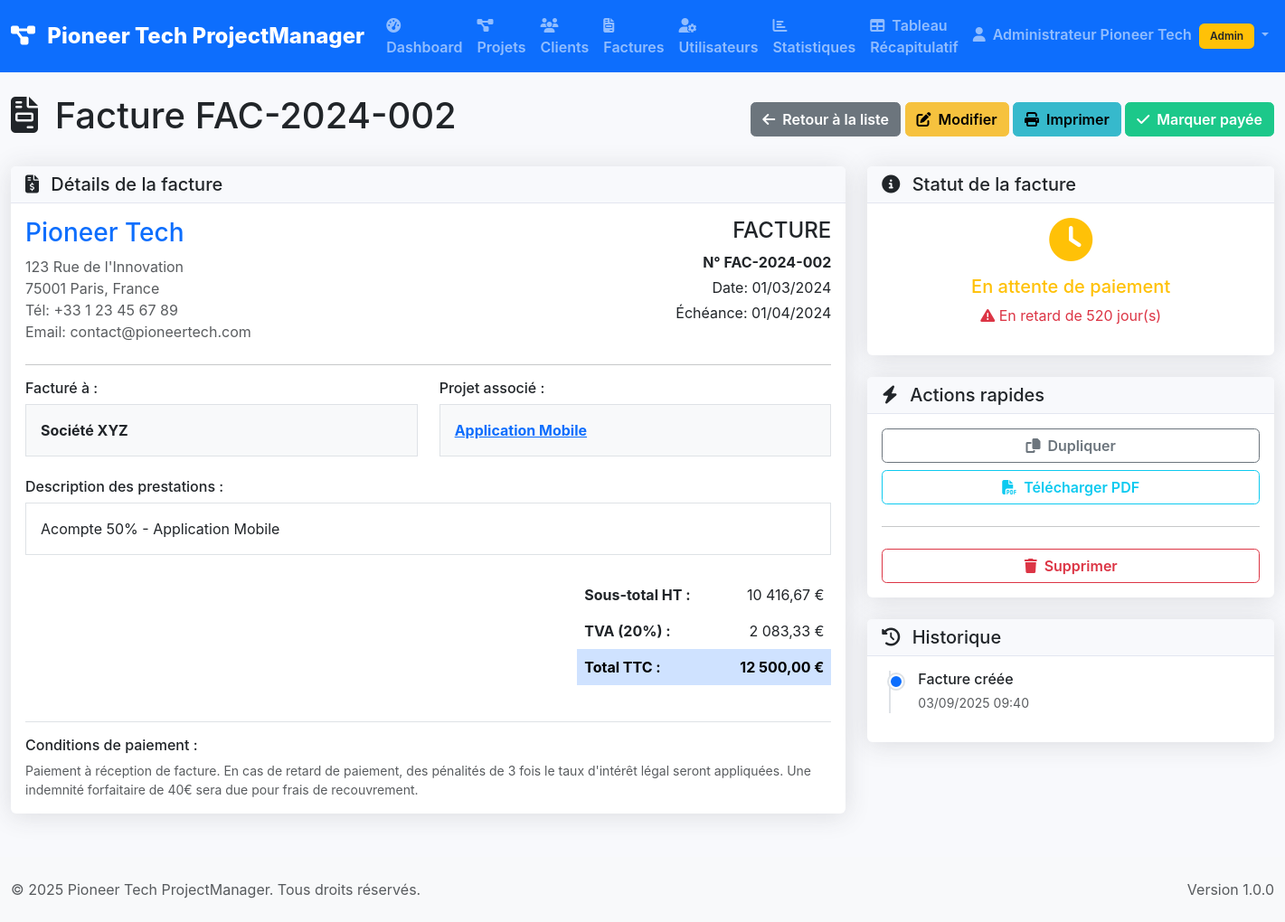
Screenshot of /index.php?page=factures&action=view&id=2 (signed in) with the database file from the repository.
### tables this page shows
CREATE TABLE users (
    id INT AUTO_INCREMENT PRIMARY KEY,
    nom VARCHAR(100) NOT NULL,
    email VARCHAR(150) UNIQUE NOT NULL,
    mot_de_passe VARCHAR(255) NOT NULL,
    role ENUM('admin', 'employé') NOT NULL DEFAULT 'employé',
    date_creation TIMESTAMP DEFAULT CURRENT_TIMESTAMP,
    date_modification TIMESTAMP DEFAULT CURRENT_TIMESTAMP ON UPDATE CURRENT_TIMESTAMP,
    actif BOOLEAN DEFAULT TRUE,
    INDEX idx_email (email),
    INDEX idx_role (role)
);

CREATE TABLE factures (
    id_facture INT AUTO_INCREMENT PRIMARY KEY,
    numero_facture VARCHAR(50) UNIQUE NOT NULL,
    id_client INT NOT NULL,
    id_projet INT,
    montant DECIMAL(10,2) NOT NULL,
    date_facture DATE NOT NULL,
    date_echeance DATE,
    statut ENUM('payée', 'impayée', 'en_retard') NOT NULL DEFAULT 'impayée',
    description TEXT,
    date_creation TIMESTAMP DEFAULT CURRENT_TIMESTAMP,
    date_modification TIMESTAMP DEFAULT CURRENT_TIMESTAMP ON UPDATE CURRENT_TIMESTAMP,
    FOREIGN KEY (id_client) REFERENCES clients(id) ON DELETE CASCADE,
    FOREIGN KEY (id_projet) REFERENCES projets(id) ON DELETE SET NULL,
    INDEX idx_numero_facture (numero_facture),
    INDEX idx_client_facture (id_client),
    INDEX idx_projet_facture (id_projet),
    INDEX idx_statut_facture (statut),
    INDEX idx_date_facture (date_facture)
);

CREATE TABLE clients (
    id INT AUTO_INCREMENT PRIMARY KEY,
    nom_client VARCHAR(150) NOT NULL,
    email VARCHAR(150),
    telephone VARCHAR(20),
    adresse TEXT,
    date_creation TIMESTAMP DEFAULT CURRENT_TIMESTAMP,
    date_modification TIMESTAMP DEFAULT CURRENT_TIMESTAMP ON UPDATE CURRENT_TIMESTAMP,
    actif BOOLEAN DEFAULT TRUE,
    INDEX idx_nom_client (nom_client),
    INDEX idx_email_client (email)
);

CREATE TABLE projets (
    id INT AUTO_INCREMENT PRIMARY KEY,
    titre_projet VARCHAR(200) NOT NULL,
    description TEXT,
    id_client INT NOT NULL,
    statut ENUM('en cours', 'terminé', 'annulé') NOT NULL DEFAULT 'en cours',
    date_debut DATE,
    date_fin_prevue DATE,
    date_fin_reelle DATE,
    budget DECIMAL(10,2),
    date_creation TIMESTAMP DEFAULT CURRENT_TIMESTAMP,
    date_modification TIMESTAMP DEFAULT CURRENT_TIMESTAMP ON UPDATE CURRENT_TIMESTAMP,
    FOREIGN KEY (id_client) REFERENCES clients(id) ON DELETE CASCADE,
    INDEX idx_titre_projet (titre_projet),
    INDEX idx_statut (statut),
    INDEX idx_client (id_client)
);

### views/factures/view.php (the view, shortened to what the rows shown need)
<div class="row">
    <div class="col-12">
        <div class="d-flex justify-content-between align-items-center mb-4">
            <h1>
                <i class="fas fa-file-invoice me-2"></i>
                Facture <?= htmlspecialchars($facture['numero_facture']) ?>
            </h1>
            <div>
                <a href="index.php?page=factures" class="btn btn-secondary">
                    <i class="fas fa-arrow-left me-1"></i>
                    Retour à la liste
                </a>
                <a href="index.php?page=factures&action=edit&id=<?= $facture['id_facture'] ?>" class="btn btn-warning">
                    <i class="fas fa-edit me-1"></i>
                    Modifier
                </a>
                <button class="btn btn-info" onclick="window.print()">
                    <i class="fas fa-print me-1"></i>
                    Imprimer
                </button>
                <?php if ($facture['statut'] === 'impayée'): ?>
                    <a href="index.php?page=factures&action=markPaid&id=<?= $facture['id_facture'] ?>" class="btn btn-success">
                        <i class="fas fa-check me-1"></i>
                        Marquer payée
                    </a>
                <?php endif; ?>
            </div>
        </div>
    </div>
</div>
<div class="row">
    <div class="col-md-8">
        <div class="card">
            <div class="card-header">
                <h5 class="mb-0">
                    <i class="fas fa-file-invoice-dollar me-2"></i>
                    Détails de la facture
                </h5>
            </div>
            <div class="card-body">
                <div class="row mb-4">
                    <div class="col-md-6">
                        <h3 class="text-primary">Pioneer Tech</h3>
                        <p class="text-muted mb-0">
                            123 Rue de l'Innovation<br>
                            75001 Paris, France<br>
                            Tél: +33 1 23 45 67 89<br>
                            Email: contact@pioneertech.com
                        </p>
                    </div>
                    <div class="col-md-6 text-end">
                        <h4>FACTURE</h4>
                        <p class="mb-1"><strong>N° <?= htmlspecialchars($facture['numero_facture']) ?></strong></p>
                        <p class="mb-1">Date: <?= date('d/m/Y', strtotime($facture['date_facture'])) ?></p>
                        <?php if ($facture['date_echeance']): ?>
                            <p class="mb-0">Échéance: <?= date('d/m/Y', strtotime($facture['date_echeance'])) ?></p>
                        <?php endif; ?>
                    </div>
                </div>
                <hr>
                <div class="row mb-4">
                    <div class="col-md-6">
                        <h6>Facturé à :</h6>
                        <div class="border p-3 bg-light">
                            <strong><?= htmlspecialchars($facture['nom_client']) ?></strong><br>
                        </div>
                    </div>
                    <div class="col-md-6">
                        <?php if (!empty($facture['titre_projet'] ?? '')): ?>
                            <h6>Projet associé :</h6>
                            <div class="border p-3 bg-light">
                                <strong>
                                    <a href="index.php?page=projets&action=view&id=<?= $facture['id_projet'] ?>">
                                        <?= htmlspecialchars($facture['titre_projet']) ?>
                                    </a>
                                </strong>
                            </div>
                        <?php endif; ?>
                    </div>
                </div>
                <div class="mb-4">
                    <h6>Description des prestations :</h6>
                    <div class="border p-3">
                        <?php if (!empty($facture['description'] ?? '')): ?>
                            <?= nl2br(htmlspecialchars($facture['description'])) ?>
                        <?php else: ?>
                            <em class="text-muted">Aucune description fournie</em>
                        <?php endif; ?>
                    </div>
                </div>
                <div class="row">
                    <div class="col-md-8"></div>
                    <div class="col-md-4">
                        <table class="table table-borderless">
                            <tr>
                                <td><strong>Sous-total HT :</strong></td>
                                <td class="text-end">
                                    <?= number_format($facture['montant'] / 1.2, 2, ',', ' ') ?> €
                                </td>
                            </tr>
                            <tr>
                                <td><strong>TVA (20%) :</strong></td>
                                <td class="text-end">
                                    <?= number_format($facture['montant'] - ($facture['montant'] / 1.2), 2, ',', ' ') ?> €
                                </td>
                            </tr>
                            <tr class="table-primary">
                                <td><strong>Total TTC :</strong></td>
                                <td class="text-end">
                                    <strong><?= number_format($facture['montant'], 2, ',', ' ') ?> €</strong>
                                </td>
                            </tr>
                        </table>
                    </div>
                </div>
                <div class="mt-4 pt-3 border-top">
                    <h6>Conditions de paiement :</h6>
                    <p class="small text-muted mb-0">
                        Paiement à réception de facture. En cas de retard de paiement, des pénalités de 3 fois le taux d'intérêt légal seront appliquées.
                        Une indemnité forfaitaire de 40€ sera due pour frais de recouvrement.
                    </p>
                </div>
            </div>
        </div>
    </div>
    <div class="col-md-4">
        <div class="card mb-4">
            <div class="card-header">
                <h5 class="mb-0">
                    <i class="fas fa-info-circle me-2"></i>
                    Statut de la facture
                </h5>
            </div>
            <div class="card-body text-center">
                <?php if ($facture['statut'] === 'payée'): ?>
                    <div class="mb-3">
                        <i class="fas fa-check-circle fa-3x text-success"></i>
                    </div>
                    <h5 class="text-success">Facture payée</h5>
                    <?php if (!empty($facture['date_paiement'] ?? '')): ?>
                        <p class="text-muted">
                            Payée le <?= date('d/m/Y', strtotime($facture['date_paiement'])) ?>
                        </p>
                    <?php endif; ?>
                <?php else: ?>
                    <div class="mb-3">
                        <i class="fas fa-clock fa-3x text-warning"></i>
                    </div>
                    <h5 class="text-warning">En attente de paiement</h5>
                    <?php if ($facture['date_echeance']): ?>
                        <?php
                        $isOverdue = strtotime($facture['date_echeance']) < time();
                        $daysLeft = ceil((strtotime($facture['date_echeance']) - time()) / 86400);
                        ?>
                        <?php if ($isOverdue): ?>
                            <p class="text-danger">
                                <i class="fas fa-exclamation-triangle"></i>
                                En retard de <?= abs($daysLeft) ?> jour(s)
                            </p>
                        <?php else: ?>
                            <p class="text-info">
                                Échéance dans <?= $daysLeft ?> jour(s)
                            </p>
                        <?php endif; ?>
                    <?php endif; ?>
                <?php endif; ?>
            </div>
        </div>
        <div class="card mb-4">
            <div class="card-header">
                <h5 class="mb-0">
                    <i class="fas fa-bolt me-2"></i>
                    Actions rapides
                </h5>
            </div>
            <div class="card-body">
                <div class="d-grid gap-2">
                    <a href="index.php?page=factures&action=duplicate&id=<?= $facture['id_facture'] ?>"
                       class="btn btn-outline-secondary">
                        <i class="fas fa-copy me-1"></i>
                        Dupliquer
                    </a>
                    <a href="index.php?page=factures&action=pdf&id=<?= $facture['id_facture'] ?>"
                       class="btn btn-outline-info" target="_blank">
                        <i class="fas fa-file-pdf me-1"></i>
                        Télécharger PDF
                    </a>
                    <?php if ($isAdmin): ?>
                        <hr>
                        <a href="index.php?page=factures&action=delete&id=<?= $facture['id_facture'] ?>"
                           class="btn btn-outline-danger btn-delete"
                           data-item-name="cette facture">
                            <i class="fas fa-trash me-1"></i>
                            Supprimer
                        </a>
                    <?php endif; ?>
                </div>
            </div>
        </div>
        <div class="card">
            <div class="card-header">
                <h5 class="mb-0">
                    <i class="fas fa-history me-2"></i>
                    Historique
                </h5>
            </div>
            <div class="card-body">
                <div class="timeline">
                    <div class="timeline-item">
                        <div class="timeline-marker bg-primary"></div>
                        <div class="timeline-content">
                            <h6 class="mb-1">Facture créée</h6>
                            <small class="text-muted">
                                <?= date('d/m/Y H:i', strtotime($facture['date_creation'])) ?>
                            </small>
                        </div>
                    </div>
                </div>
            </div>
        </div>
    </div>
</div>

### views/layouts/header.php (shortened to what the rows shown need)
<!DOCTYPE html>
<html lang="fr">
<head>
    <link href="https://cdn.jsdelivr.net/npm/bootstrap@5.3.0/dist/css/bootstrap.min.css" rel="stylesheet">
    <link href="https://cdnjs.cloudflare.com/ajax/libs/font-awesome/6.4.0/css/all.min.css" rel="stylesheet">
    <link href="assets/css/style.css" rel="stylesheet">
</head>
<body>
    <?php if (isset($currentUser) && $currentUser): ?>
    <nav class="navbar navbar-expand-lg navbar-dark bg-primary">
        <div class="container-fluid">
            <a class="navbar-brand" href="index.php">
                <i class="fas fa-project-diagram me-2"></i>
                <?= $appName ?>
            </a>
            <div class="collapse navbar-collapse" id="navbarNav">
                <ul class="navbar-nav me-auto">
                    <li class="nav-item">
                        <a class="nav-link" href="index.php?page=dashboard">
                            <i class="fas fa-tachometer-alt me-1"></i>
                            Dashboard
                        </a>
                    </li>
                    <li class="nav-item">
                        <a class="nav-link" href="index.php?page=projets">
                            <i class="fas fa-project-diagram me-1"></i>
                            Projets
                        </a>
                    </li>
                    <li class="nav-item">
                        <a class="nav-link" href="index.php?page=clients">
                            <i class="fas fa-users me-1"></i>
                            Clients
                        </a>
                    </li>
                    <li class="nav-item">
                        <a class="nav-link" href="index.php?page=factures">
                            <i class="fas fa-file-invoice me-1"></i>
                            Factures
                        </a>
                    </li>
                    <?php if ($isAdmin): ?>
                    <li class="nav-item">
                        <a class="nav-link" href="index.php?page=users">
                            <i class="fas fa-user-cog me-1"></i>
                            Utilisateurs
                        </a>
                    </li>
                    <li class="nav-item">
                        <a class="nav-link" href="index.php?page=dashboard&action=stats">
                            <i class="fas fa-chart-bar me-1"></i>
                            Statistiques
                        </a>
                    </li>
                    <li class="nav-item">
                        <a class="nav-link" href="index.php?page=dashboard&action=recap">
                            <i class="fas fa-table me-1"></i>
                            Tableau Récapitulatif
                        </a>
                    </li>
                    <?php endif; ?>
                </ul>
                <ul class="navbar-nav">
                    <li class="nav-item dropdown">
                        <a class="nav-link dropdown-toggle" href="#" id="navbarDropdown" role="button" data-bs-toggle="dropdown">
                            <i class="fas fa-user me-1"></i>
                            <?= htmlspecialchars($currentUser['nom']) ?>
                            <?php if ($isAdmin): ?>
                                <span class="badge bg-warning text-dark ms-1">Admin</span>
                            <?php endif; ?>
                        </a>
                    </li>
                </ul>
            </div>
        </div>
    </nav>
    <?php endif; ?>
    <main class="<?= isset($currentUser) && $currentUser ? 'container-fluid mt-4' : '' ?>">

### rows the page displays
users: nom "Administrateur Pioneer Tech"
factures: numero_facture "FAC-2024-002", date_facture "01/03/2024", date_echeance "01/04/2024", id_client.nom_client "Société XYZ", id_projet.titre_projet "Application Mobile", description "Acompte 50% - Application Mobile", $facture['montant']/1.2 "10 416,67", $facture['montant']-($facture['montant']/1.2) "2 083,33", montant "12 500,00", date_echeance "520", date_creation "03/09/2025 09:40"

### other values shown
$appName "Pioneer Tech ProjectManager"
APP_VERSION "1.0.0"
